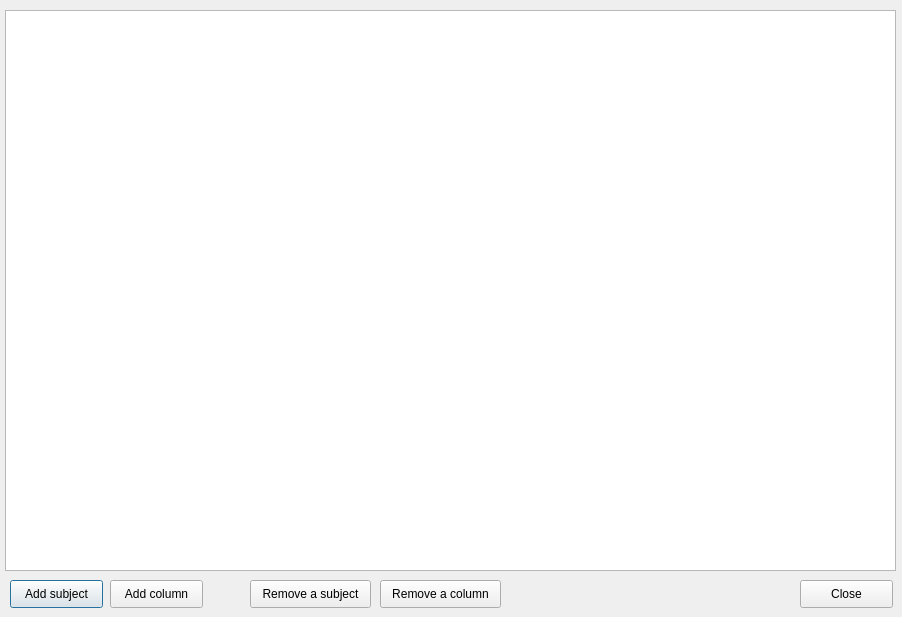
<?xml version="1.0" encoding="UTF-8"?>
<ui version="4.0">
 <class>Subject_table</class>
 <widget class="QDialog" name="Subject_table">
  <property name="geometry">
   <rect>
    <x>0</x>
    <y>0</y>
    <width>902</width>
    <height>617</height>
   </rect>
  </property>
  <property name="windowTitle">
   <string>Subject table</string>
  </property>
  <widget class="QTableWidget" name="tableWidget">
   <property name="geometry">
    <rect>
     <x>5</x>
     <y>10</y>
     <width>891</width>
     <height>561</height>
    </rect>
   </property>
   <attribute name="verticalHeaderVisible">
    <bool>false</bool>
   </attribute>
  </widget>
  <widget class="QPushButton" name="rowButton">
   <property name="geometry">
    <rect>
     <x>10</x>
     <y>580</y>
     <width>93</width>
     <height>28</height>
    </rect>
   </property>
   <property name="text">
    <string>Add subject</string>
   </property>
  </widget>
  <widget class="QPushButton" name="colButton">
   <property name="geometry">
    <rect>
     <x>110</x>
     <y>580</y>
     <width>93</width>
     <height>28</height>
    </rect>
   </property>
   <property name="text">
    <string>Add column</string>
   </property>
  </widget>
  <widget class="QPushButton" name="closeButton">
   <property name="geometry">
    <rect>
     <x>800</x>
     <y>580</y>
     <width>93</width>
     <height>28</height>
    </rect>
   </property>
   <property name="text">
    <string>Close</string>
   </property>
  </widget>
  <widget class="QPushButton" name="delSubjectButton">
   <property name="geometry">
    <rect>
     <x>250</x>
     <y>580</y>
     <width>121</width>
     <height>28</height>
    </rect>
   </property>
   <property name="text">
    <string>Remove a subject</string>
   </property>
  </widget>
  <widget class="QPushButton" name="delColumnButton">
   <property name="geometry">
    <rect>
     <x>380</x>
     <y>580</y>
     <width>121</width>
     <height>28</height>
    </rect>
   </property>
   <property name="text">
    <string>Remove a column</string>
   </property>
  </widget>
 </widget>
 <resources/>
 <connections/>
</ui>
